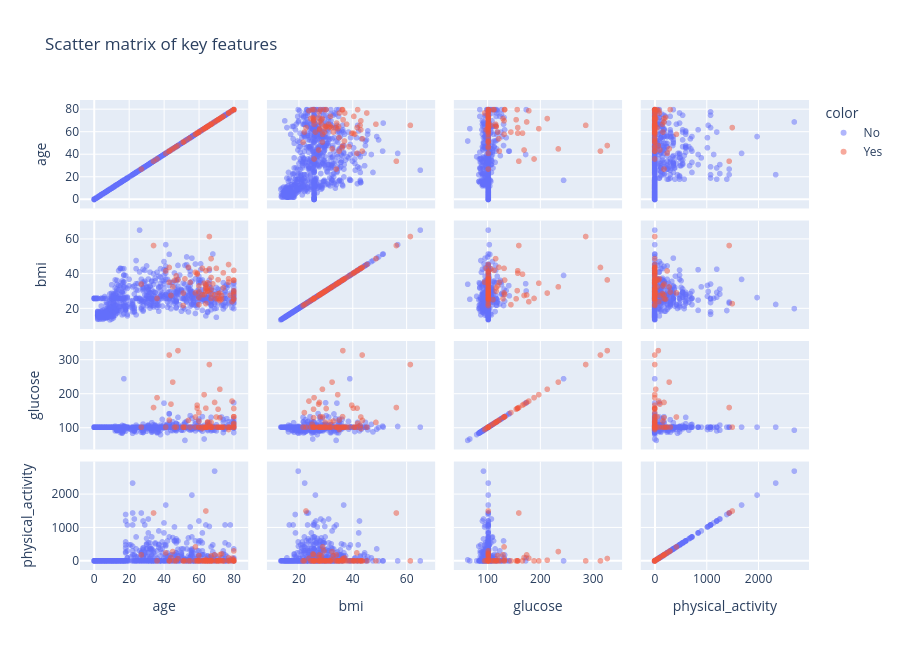

The notebook cell this image was saved under:
### Markdown cell above
### Scatter matrix

Pairwise relationships between the key numeric features, coloured by diabetes
status (Plotly's interactive equivalent of a scatter matrix).

### Code cell
feats = ['age', 'bmi', 'glucose', 'physical_activity']
sample = eda_imp.dropna(subset=feats).sample(min(800, len(eda_imp)), random_state=42)
fig = px.scatter_matrix(sample, dimensions=feats,
                        color=sample['diabetes_indicator'].map({0: 'No', 1: 'Yes'}),
                        opacity=0.5, title='Scatter matrix of key features')
fig.update_layout(height=650)
fig.show()

### Figure 1 — Plotly figure (JSON) as saved in the notebook; plotly's stock layout.template omitted (floating-point values rounded to 4 significant figures; data arrays with more than 128 entries replaced by an {"elided": "..."} marker saying what was removed)
{"data": [{"dimensions": [{"axis": {"matches": true}, "label": "age", "values": {"elided": "728 float values"}}, {"axis": {"matches": true}, "label": "bmi", "values": {"elided": "728 float values"}}, {"axis": {"matches": true}, "label": "glucose", "values": {"elided": "728 float values"}}, {"axis": {"matches": true}, "label": "physical_activity", "values": {"elided": "728 float values"}}], "hovertemplate": "color=No<br>%{xaxis.title.text}=%{x}<br>%{yaxis.title.text}=%{y}<extra></extra>", "legendgroup": "No", "marker": {"color": "#636efa", "opacity": 0.5, "symbol": "circle"}, "name": "No", "showlegend": true, "type": "splom"}, {"dimensions": [{"axis": {"matches": true}, "label": "age", "values": [71.0, 67.0, 68.0, 44.0, 55.0, 48.0, 77.0, 67.0, 73.0, 36.0, 34.0, 78.0, 70.0, 54.0, 80.0, 52.0, 64.0, 45.0, 27.0, 47.0, 43.0, 80.0, 80.0, 72.0, 65.0, 58.0, 65.0, 66.0, 66.0, 74.0, 59.0, 63.0, 67.0, 60.0, 80.0, 74.0, 65.0, 62.0, 59.0, 65.0, 62.0, 67.0, 72.0, 64.0, 51.0, 73.0, 77.0, 41.0, 80.0, 77.0, 60.0, 64.0, 43.0, 67.0, 64.0, 80.0, 60.0, 58.0, 71.0, 69.0, 63.0, 80.0, 71.0, 72.0, 60.0, 70.0, 46.0, 51.0, 64.0, 79.0, 80.0, 64.0]}, {"axis": {"matches": true}, "label": "bmi", "values": [25.6, 48.8, 34.2, 27.5, 35.1, 36.5, 37.2, 37.9, 27.5, 25.8, 56.4, 27.7, 43.2, 43.8, 28.1, 37.1, 29.9, 32.5, 34.1, 38.8, 43.7, 42.0, 25.1, 28.9, 31.9, 40.9, 30.4, 61.6, 42.9, 31.9, 39.8, 34.6, 28.6, 33.0, 29.5, 40.6, 34.9, 27.9, 40.4, 30.0, 43.2, 25.8, 25.6, 32.3, 21.7, 25.4, 35.2, 41.7, 30.3, 45.4, 26.3, 22.8, 35.1, 31.2, 31.4, 36.4, 22.2, 29.0, 28.5, 27.8, 27.9, 36.2, 36.6, 24.5, 29.7, 25.6, 36.2, 28.9, 41.8, 23.9, 25.8, 33.8]}, {"axis": {"matches": true}, "label": "glucose", "values": [155.0, 116.0, 102.0, 170.0, 102.0, 328.0, 102.0, 102.0, 102.0, 189.0, 160.0, 102.0, 132.0, 122.0, 133.0, 102.0, 102.0, 235.0, 102.0, 102.0, 315.0, 113.0, 111.0, 214.0, 117.0, 102.0, 102.0, 287.0, 107.0, 102.0, 167.0, 198.0, 102.0, 120.0, 102.0, 102.0, 102.0, 102.0, 158.0, 117.0, 98.0, 102.0, 130.0, 102.0, 102.0, 102.0, 95.0, 102.0, 157.0, 102.0, 102.0, 102.0, 123.0, 102.0, 102.0, 133.0, 145.0, 132.0, 102.0, 175.0, 102.0, 102.0, 102.0, 102.0, 102.0, 102.0, 102.0, 102.0, 158.0, 179.0, 102.0, 102.0]}, {"axis": {"matches": true}, "label": "physical_activity", "values": [0.0, 0.0, 0.0, 100.0, 0.0, 70.0, 90.0, 0.0, 0.0, 0.0, 1440.0, 0.0, 0.0, 0.0, 0.0, 0.0, 0.0, 280.0, 180.0, 0.0, 0.0, 0.0, 0.0, 20.0, 0.0, 0.0, 0.0, 0.0, 0.0, 0.0, 0.0, 0.0, 150.0, 160.0, 300.0, 0.0, 0.0, 0.0, 0.0, 0.0, 0.0, 0.0, 180.0, 45.0, 0.0, 210.0, 0.0, 240.0, 0.0, 0.0, 0.0, 1500.0, 0.0, 0.0, 0.0, 45.0, 0.0, 420.0, 0.0, 180.0, 0.0, 0.0, 0.0, 0.0, 0.0, 0.0, 0.0, 0.0, 0.0, 80.0, 0.0, 0.0]}], "hovertemplate": "color=Yes<br>%{xaxis.title.text}=%{x}<br>%{yaxis.title.text}=%{y}<extra></extra>", "legendgroup": "Yes", "marker": {"color": "#EF553B", "opacity": 0.5, "symbol": "circle"}, "name": "Yes", "showlegend": true, "type": "splom"}], "layout": {"dragmode": "select", "height": 650, "legend": {"title": {"text": "color"}, "tracegroupgap": 0}, "title": {"text": "Scatter matrix of key features"}}}
